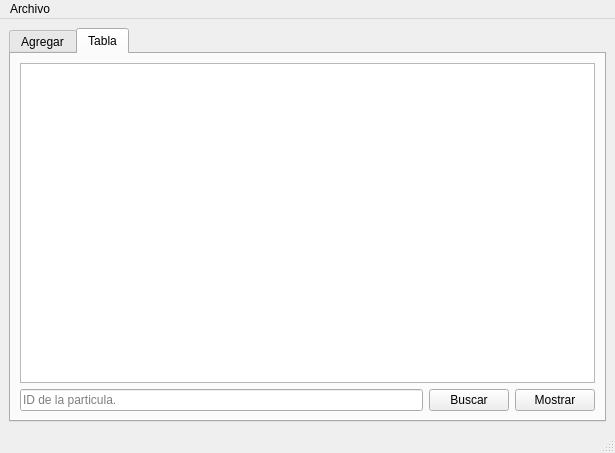
<?xml version="1.0" encoding="UTF-8"?>
<ui version="4.0">
 <class>MainWindow</class>
 <widget class="QMainWindow" name="MainWindow">
  <property name="geometry">
   <rect>
    <x>0</x>
    <y>0</y>
    <width>615</width>
    <height>453</height>
   </rect>
  </property>
  <property name="windowTitle">
   <string>MainWindow</string>
  </property>
  <widget class="QWidget" name="centralwidget">
   <layout class="QGridLayout" name="gridLayout_4">
    <item row="1" column="0">
     <widget class="QTabWidget" name="tabWidget">
      <property name="currentIndex">
       <number>1</number>
      </property>
      <widget class="QWidget" name="tab">
       <attribute name="title">
        <string>Agregar</string>
       </attribute>
       <layout class="QGridLayout" name="gridLayout_2">
        <item row="0" column="0">
         <widget class="QGroupBox" name="groupBox">
          <property name="title">
           <string>Particula</string>
          </property>
          <layout class="QGridLayout" name="gridLayout">
           <item row="12" column="3" colspan="2">
            <widget class="QLineEdit" name="Green_lineEdit"/>
           </item>
           <item row="1" column="3" colspan="2">
            <widget class="QLineEdit" name="Origen_Y_lineEdit"/>
           </item>
           <item row="2" column="1" colspan="2">
            <widget class="QLabel" name="DestinoX">
             <property name="text">
              <string>Destino X: (0 - 500) </string>
             </property>
            </widget>
           </item>
           <item row="2" column="3" colspan="2">
            <widget class="QLineEdit" name="DestinoX_lineEdit"/>
           </item>
           <item row="14" column="1">
            <widget class="QLabel" name="Blue">
             <property name="text">
              <string>Blue: (0 - 255)</string>
             </property>
            </widget>
           </item>
           <item row="8" column="3" colspan="2">
            <widget class="QLineEdit" name="Red_lineEdit"/>
           </item>
           <item row="12" column="1">
            <widget class="QLabel" name="Green">
             <property name="text">
              <string>Green: (0 - 255)</string>
             </property>
            </widget>
           </item>
           <item row="4" column="3" colspan="2">
            <widget class="QLineEdit" name="Velocidad_lineEdit"/>
           </item>
           <item row="3" column="3" colspan="2">
            <widget class="QLineEdit" name="DestinoY_lineEdit"/>
           </item>
           <item row="4" column="1">
            <widget class="QLabel" name="Velocidad">
             <property name="text">
              <string>Velocidad:</string>
             </property>
            </widget>
           </item>
           <item row="0" column="3" colspan="2">
            <widget class="QLineEdit" name="Origen_X_lineEdit"/>
           </item>
           <item row="1" column="1">
            <widget class="QLabel" name="Origen_Y">
             <property name="text">
              <string>Origen Y: (0 - 500)</string>
             </property>
            </widget>
           </item>
           <item row="8" column="1">
            <widget class="QLabel" name="Red">
             <property name="text">
              <string>Red: (0 - 255)</string>
             </property>
            </widget>
           </item>
           <item row="3" column="1" colspan="2">
            <widget class="QLabel" name="DestinoY">
             <property name="text">
              <string>Destino Y: (0 - 500) </string>
             </property>
            </widget>
           </item>
           <item row="14" column="3" colspan="2">
            <widget class="QLineEdit" name="Blue_lineEdit"/>
           </item>
           <item row="0" column="1">
            <widget class="QLabel" name="Origen_X">
             <property name="text">
              <string>Origen X: (0 - 500)</string>
             </property>
            </widget>
           </item>
           <item row="16" column="1" colspan="4">
            <widget class="QPushButton" name="Agregar_inicio_pushButton">
             <property name="text">
              <string>Agregar inicio</string>
             </property>
            </widget>
           </item>
           <item row="17" column="1" colspan="4">
            <widget class="QPushButton" name="Agregar_final_pushButton">
             <property name="text">
              <string>Agregar Final</string>
             </property>
            </widget>
           </item>
           <item row="18" column="1" colspan="4">
            <widget class="QPushButton" name="Mostrar_pushButton">
             <property name="text">
              <string>Mostrar elementos</string>
             </property>
            </widget>
           </item>
          </layout>
         </widget>
        </item>
        <item row="0" column="1">
         <widget class="QPlainTextEdit" name="Salida"/>
        </item>
       </layout>
      </widget>
      <widget class="QWidget" name="tab_2">
       <attribute name="title">
        <string>Tabla</string>
       </attribute>
       <layout class="QGridLayout" name="gridLayout_3">
        <item row="1" column="0">
         <widget class="QLineEdit" name="buscar_lineEdit">
          <property name="placeholderText">
           <string>ID de la particula.</string>
          </property>
         </widget>
        </item>
        <item row="1" column="2">
         <widget class="QPushButton" name="mostrar_tabla_pushButton">
          <property name="text">
           <string>Mostrar</string>
          </property>
         </widget>
        </item>
        <item row="1" column="1">
         <widget class="QPushButton" name="buscar_pushButton">
          <property name="text">
           <string>Buscar</string>
          </property>
         </widget>
        </item>
        <item row="0" column="0" colspan="3">
         <widget class="QTableWidget" name="tabla"/>
        </item>
       </layout>
      </widget>
     </widget>
    </item>
   </layout>
  </widget>
  <widget class="QMenuBar" name="menubar">
   <property name="geometry">
    <rect>
     <x>0</x>
     <y>0</y>
     <width>615</width>
     <height>22</height>
    </rect>
   </property>
   <widget class="QMenu" name="menuArchivo">
    <property name="title">
     <string>Archivo</string>
    </property>
    <addaction name="actionAbrir"/>
    <addaction name="actionGuardar"/>
   </widget>
   <addaction name="menuArchivo"/>
  </widget>
  <widget class="QStatusBar" name="statusbar"/>
  <action name="actionAbrir">
   <property name="text">
    <string>Abrir</string>
   </property>
   <property name="shortcut">
    <string>Ctrl+O</string>
   </property>
  </action>
  <action name="actionGuardar">
   <property name="text">
    <string>Guardar</string>
   </property>
   <property name="shortcut">
    <string>Ctrl+S</string>
   </property>
  </action>
 </widget>
 <resources/>
 <connections/>
</ui>
